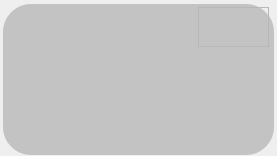
<?xml version="1.0" encoding="UTF-8"?>
<ui version="4.0">
 <class>smallwindow</class>
 <widget class="QWidget" name="smallwindow">
  <property name="geometry">
   <rect>
    <x>0</x>
    <y>0</y>
    <width>277</width>
    <height>156</height>
   </rect>
  </property>
  <property name="windowTitle">
   <string>Form</string>
  </property>
  <widget class="QLabel" name="label">
   <property name="geometry">
    <rect>
     <x>3</x>
     <y>4</y>
     <width>271</width>
     <height>151</height>
    </rect>
   </property>
   <property name="styleSheet">
    <string notr="true">QWidget {
background-color: rgba(194, 194, 194, 0.97);
border-radius: 28px;
}</string>
   </property>
   <property name="text">
    <string/>
   </property>
  </widget>
  <widget class="QFrame" name="frame">
   <property name="geometry">
    <rect>
     <x>198</x>
     <y>7</y>
     <width>71</width>
     <height>40</height>
    </rect>
   </property>
   <property name="styleSheet">
    <string notr="true">QPushButton{
	border:none;
}
QPushButton:hover{
	padding-bottom:4px;
}</string>
   </property>
   <property name="frameShape">
    <enum>QFrame::StyledPanel</enum>
   </property>
   <property name="frameShadow">
    <enum>QFrame::Raised</enum>
   </property>
   <layout class="QHBoxLayout" name="horizontalLayout_2">
    <item>
     <widget class="QPushButton" name="pushButton_2">
      <property name="text">
       <string/>
      </property>
      <property name="icon">
       <iconset resource="res/ui1.qrc">
        <normaloff>:/icons/hide.png</normaloff>:/icons/hide.png</iconset>
      </property>
      <property name="iconSize">
       <size>
        <width>20</width>
        <height>20</height>
       </size>
      </property>
     </widget>
    </item>
    <item>
     <widget class="QPushButton" name="pushButton_4">
      <property name="text">
       <string/>
      </property>
      <property name="icon">
       <iconset resource="res/ui1.qrc">
        <normaloff>:/icons/exit.png</normaloff>:/icons/exit.png</iconset>
      </property>
      <property name="iconSize">
       <size>
        <width>20</width>
        <height>20</height>
       </size>
      </property>
     </widget>
    </item>
   </layout>
  </widget>
  <widget class="QPushButton" name="pushButton_7">
   <property name="geometry">
    <rect>
     <x>83</x>
     <y>24</y>
     <width>111</width>
     <height>101</height>
    </rect>
   </property>
   <property name="styleSheet">
    <string notr="true">
QPushButton{
	border:none;
}</string>
   </property>
   <property name="text">
    <string/>
   </property>
   <property name="icon">
    <iconset resource="res/ui1.qrc">
     <normaloff>:/icons/picker.ico</normaloff>:/icons/picker.ico</iconset>
   </property>
   <property name="iconSize">
    <size>
     <width>100</width>
     <height>100</height>
    </size>
   </property>
  </widget>
  <widget class="QLabel" name="label_3">
   <property name="geometry">
    <rect>
     <x>30</x>
     <y>20</y>
     <width>64</width>
     <height>16</height>
    </rect>
   </property>
   <property name="styleSheet">
    <string notr="true">#label_3{
    color: rgb(98, 105, 112);
	font-size: 13px; 
}</string>
   </property>
   <property name="text">
    <string/>
   </property>
  </widget>
  <widget class="QLabel" name="label_2">
   <property name="geometry">
    <rect>
     <x>20</x>
     <y>23</y>
     <width>231</width>
     <height>111</height>
    </rect>
   </property>
   <property name="styleSheet">
    <string notr="true">* {
    color: rgb(98, 105, 112);
}
</string>
   </property>
   <property name="text">
    <string/>
   </property>
   <property name="alignment">
    <set>Qt::AlignCenter</set>
   </property>
   <property name="wordWrap">
    <bool>true</bool>
   </property>
  </widget>
  <zorder>label</zorder>
  <zorder>pushButton_7</zorder>
  <zorder>label_3</zorder>
  <zorder>label_2</zorder>
  <zorder>frame</zorder>
 </widget>
 <resources>
  <include location="res/ui1.qrc"/>
 </resources>
 <connections/>
</ui>
